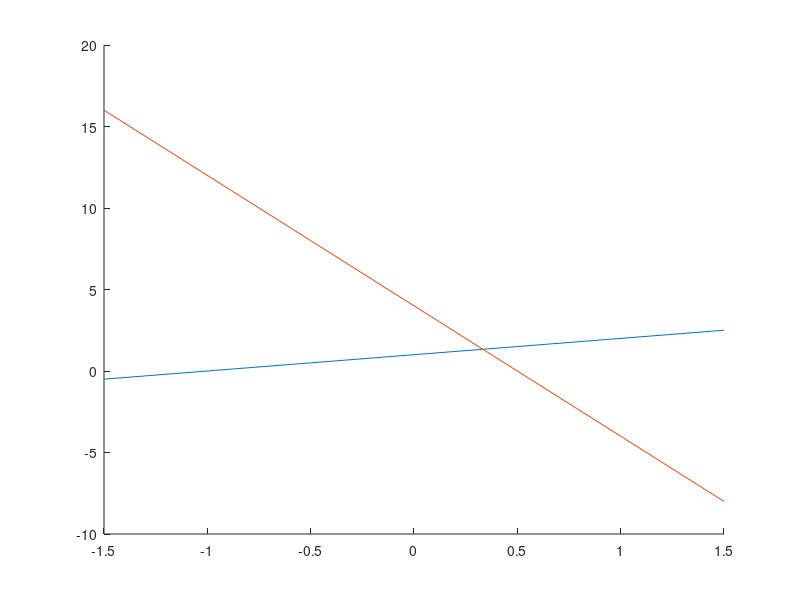

Here is the MATLAB script that generated this plot: (Note: this script raises an error after producing the figure.)
x = -1.5:1.5; 
y = x + 1;
a = -1.5:1.5;
b = 4 - 8*a;
hold on
plot(x,y)
plot(a,b)
xline(0, 'b')
yline(0,'r')
grid on
title('Plot of Nullclines')
xlabel('x')
ylabel('y')
legend('xdot nullcline', 'ydot nullcline')

x = [-1 0];
y = [0 0];
a = [1/3 0];
b = [4/3 4];
hold on
plot(x, y, '.', 'LineWidth', 2, 'MarkerSize', 10)
plot(a, b, '.', 'LineWidth', 2, 'MarkerSize', 10)
legend('xdot nullcline', 'ydot nullcline')